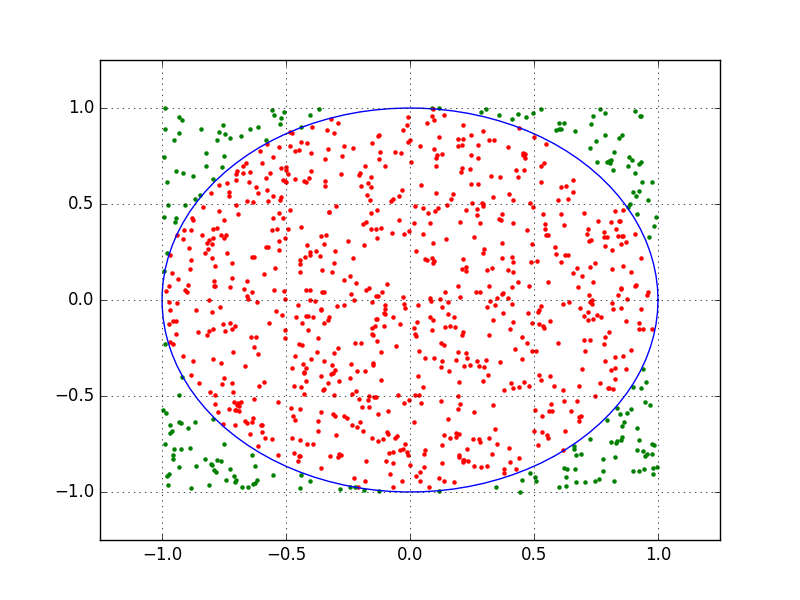

Source code (Python):
import math
import numpy as np
import matplotlib.pyplot as plt
import time

################## Affichage d'un cercle #################
theta = np.linspace(0, 2*np.pi, 100)
x=np.cos(theta)
y=np.sin(theta)
plt.plot(x, y)
plt.grid()
compt=0
compt2=0
for i in range(1000):
    xpoint=2*np.random.rand()-1
    ypoint=2*np.random.rand()-1
    if (xpoint**2+ypoint**2)<1:
        plt.scatter(xpoint, ypoint, color='red', marker='.')
    else:
        plt.scatter(xpoint, ypoint, color='green', marker='.')
plt.xlim(-1.25,1.25)
plt.ylim(-1.25,1.25)
plt.savefig('cercle.png')

def montecarlo_cercle(n):
    t=time.clock()
    compt=0
    for i in range(n):
        xpoint=2*np.random.rand()-1
        ypoint=2*np.random.rand()-1
        if (xpoint**2+ypoint**2)<1:
           compt=compt+1
    surface=(compt/float(n)*4)
    return surface, time.clock()-t

with open('monte_carlo_cercle.txt', 'w') as fichier2:
    fichier2.write('{0:6s} | {1:s} | {2:s}\n'.format('n', 'erreur', 'temps'))
    for i in range(6):
        surface, temps = montecarlo_cercle(10**i)
        fichier2.write('{0:6d} | {1:f} | {2:f}\n'.format(10**i, abs(surface-np.pi), temps))
